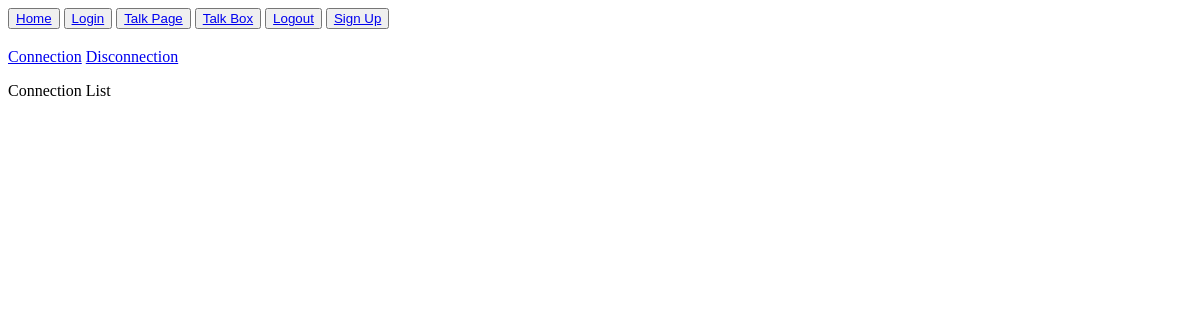
/talker_page/2/, run on an earlier commit of the app's database.
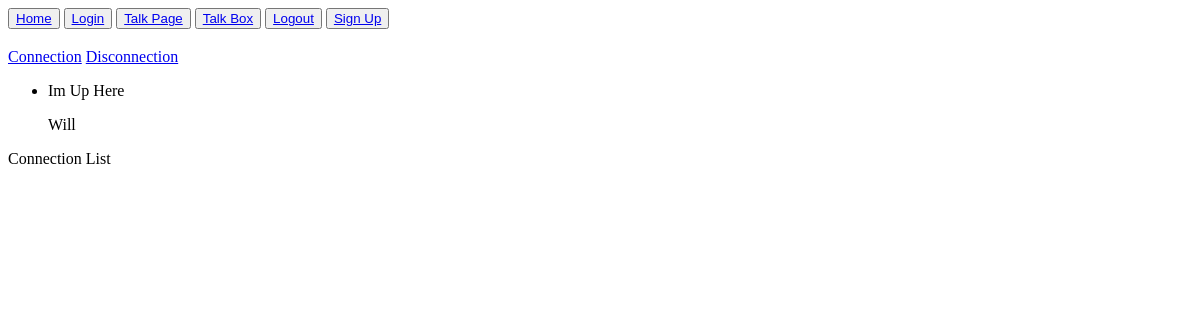
And on a later commit of the database.
### posts/models.py (models this page shows)
class TalkTalk(models.Model):
    body = models.TextField(max_length=300)
    talk_stated = models.DateTimeField(default=timezone.now)
    spokesmen = models.ForeignKey(NuTalker, on_delete=models.CASCADE)

### nu_talker/models.py (models this page shows)
class NuTalker(AbstractUser):
    name = models.CharField(max_length=150)
    age = models.IntegerField(null=True)
    hometown = models.CharField(max_length=150)
    connection = models.ManyToManyField("self", symmetrical=False)
    bio = models.TextField(null=True)

### nu_talker/views.py (the view)
# urls.py: path('talker_page/<int:user_id>/', nu_view.profile, name="Profile"),
def profile(request, user_id: int):
    tha_talker = NuTalker.objects.get(id=user_id)
    all_posts = TalkTalk.objects.filter(spokesmen = user_id)
    return render(request, "talkerprofile.html", {"all_posts": all_posts, "tha_talker": tha_talker})

### templates/talkerprofile.html (shortened to what this page needs)
<button><a href="/">Home</a></button>
<button><a href="/login/">Login</a></button>
<button><a href="/talker_page/{{request.user.id}}/">Talk Page</a></button>
<button><a href="/new_post/">Talk Box</a></button>
<button><a href="/logout/">Logout</a></button>
<button><a href="/signup/">Sign Up</a></button>
<a href='/connection/{{tha_talker.id}}'>Connection</a>
<a href='/disconnection/{{tha_talker.id}}'>Disconnection</a>
<ul>
    {% for speaking in all_posts %}
    <li>
        <p>{{speaking.body}}</p>
        <p>{{speaking.spokesmen}}</p>
    </li>
    {% endfor %}
</ul>
<p>Connection List</p>

What changed in the data, as far as the page shows it:
added TalkTalk: body "Im Up Here", spokesmen "Will"
